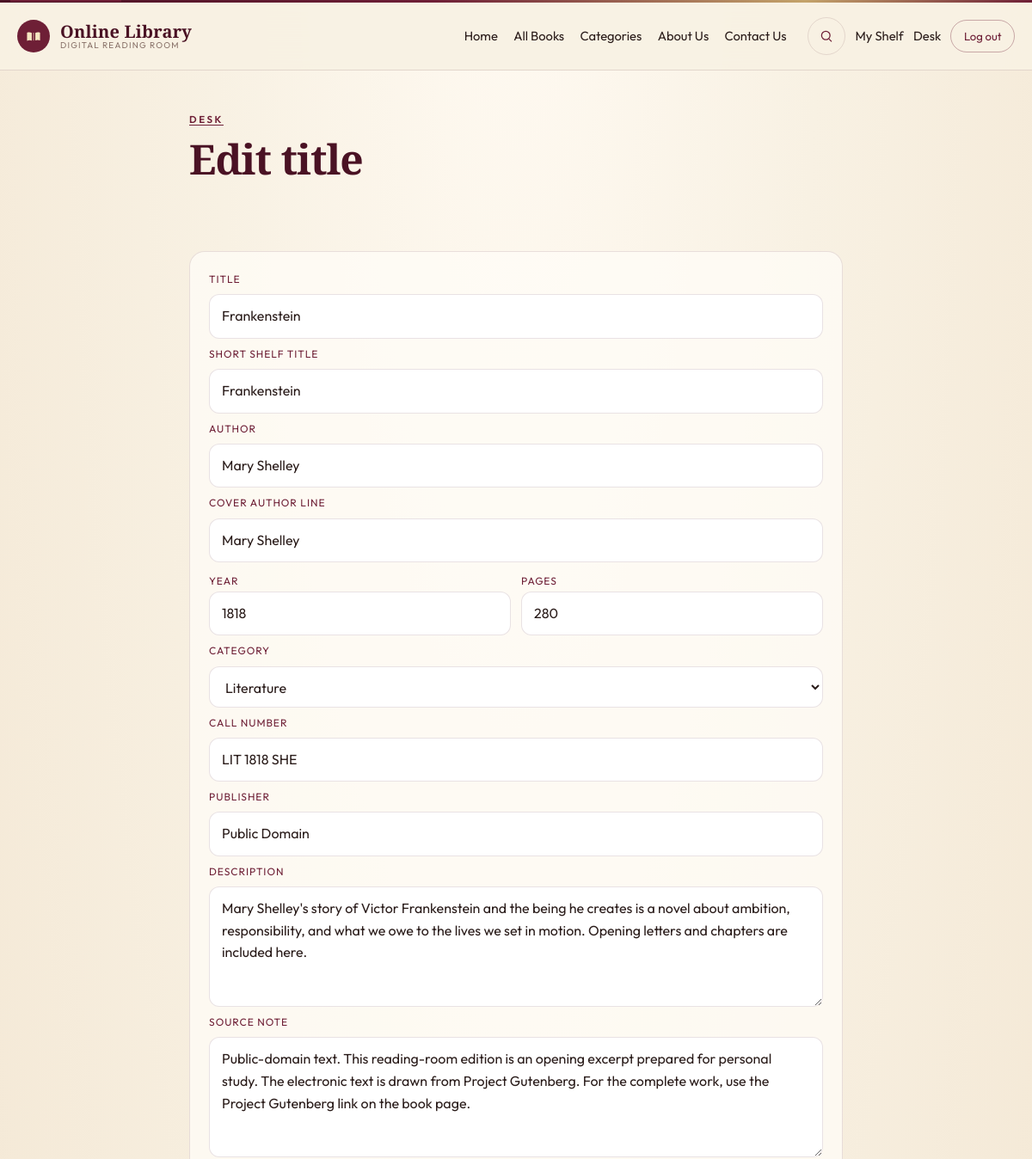
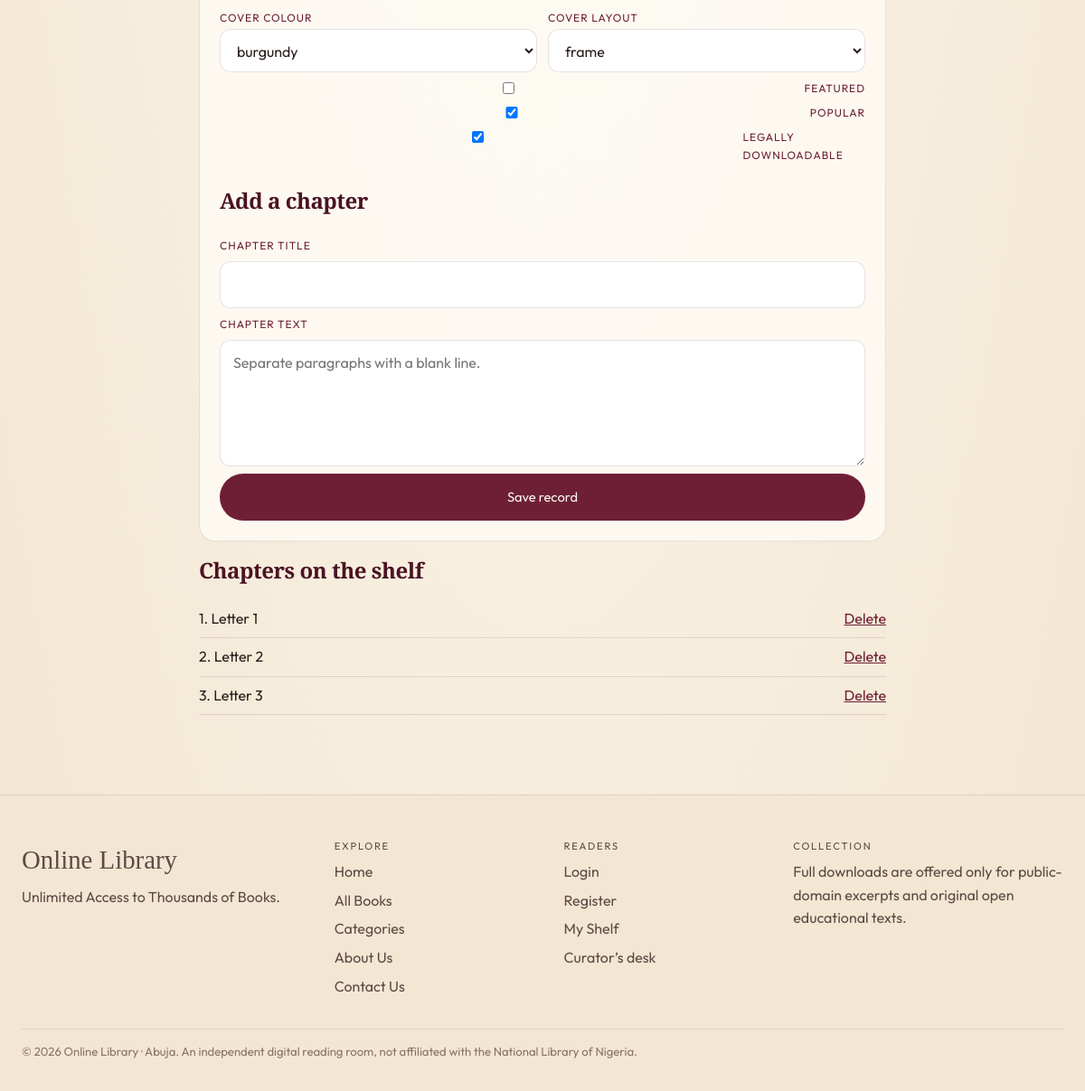
/admin/books/2/edit (signed in), run on the app's committed database (2 pictures, top to bottom).
### tables this page shows
CREATE TABLE books (
    id INTEGER PRIMARY KEY,
    title TEXT NOT NULL,
    short_title TEXT,
    author TEXT NOT NULL,
    year INTEGER,
    category TEXT NOT NULL,
    description TEXT NOT NULL,
    publisher TEXT,
    pages INTEGER,
    language TEXT DEFAULT 'English',
    call_number TEXT,
    featured INTEGER DEFAULT 0,
    popular INTEGER DEFAULT 0,
    downloadable INTEGER DEFAULT 0,
    cover_layout TEXT DEFAULT 'classic',
    cover_bg TEXT,
    cover_fg TEXT,
    cover_accent TEXT,
    cover_author TEXT,
    reads INTEGER DEFAULT 0,
    downloads INTEGER DEFAULT 0,
    text_format TEXT DEFAULT 'prose',
    source_note TEXT,
    gutenberg_id INTEGER,
    added_at TEXT NOT NULL
);

CREATE TABLE chapters (
    id INTEGER PRIMARY KEY,
    book_id INTEGER NOT NULL REFERENCES books(id) ON DELETE CASCADE,
    position INTEGER NOT NULL,
    title TEXT NOT NULL,
    content TEXT NOT NULL
);

### app.py (the view)
@app.route("/admin/books/<int:book_id>/edit", methods=["GET", "POST"])
@admin_required
def admin_edit_book(book_id):
    book = query_one("SELECT * FROM books WHERE id = ?", (book_id,))
    if not book:
        abort(404)
    if request.method == "POST":
        save_book_from_form(book_id)
        flash("Catalogue record updated.", "success")
        return redirect(url_for("admin_edit_book", book_id=book_id))
    return render_template("admin_book.html", book=book, chapters=chapters_for(book_id))

### app.py (called while the page is built, shortened)
def get_db():
    if "db" not in g:
        g.db = connect()
    return g.db

def query(sql, args=()):
    return get_db().execute(sql, args).fetchall()

def query_one(sql, args=()):
    return get_db().execute(sql, args).fetchone()

def current_user():
    uid = session.get("user_id")
    if not uid:
        return None
    return query_one("SELECT * FROM users WHERE id = ? AND active = 1", (uid,))

def admin_required(view):
    @wraps(view)
    def wrapped(*args, **kwargs):
        user = current_user()
        if not user or user["role"] != "admin":
            flash("The curator’s desk is restricted.", "error")
            return redirect(url_for("login", next=request.path))
        return view(*args, **kwargs)
    return wrapped

def csrf_token():
    if "csrf" not in session:
        session["csrf"] = secrets.token_hex(16)
    return session["csrf"]

@app.before_request
def csrf_protect():
    if request.method != "POST":
        return None

@app.context_processor
def inject_globals():
    return {
        "current_user": current_user(),
        "categories": CATEGORIES,
        "csrf": csrf_token(),
        "year": 2026,
        "palettes": PALETTES,
    }

def chapters_for(book_id):
    return query(
        "SELECT * FROM chapters WHERE book_id = ? ORDER BY position",
        (book_id,),
    )

### db.py (called while the page is built)
def connect():
    DATA.mkdir(parents=True, exist_ok=True)
    conn = sqlite3.connect(DB_PATH)
    conn.row_factory = sqlite3.Row
    conn.execute("PRAGMA foreign_keys = ON")
    return conn

### templates/admin_book.html (shortened to what this page needs)
{% extends "base.html" %}
{% block content %}
<section class="mast">
  <div class="container narrow">
    <p class="eyebrow"><a href="{{ url_for('admin') }}">Desk</a></p>
    <h1>{% if book %}Edit title{% else %}Add a title{% endif %}</h1>
  </div>
</section>
<section class="section">
  <div class="container narrow">
    <form class="form-card" method="post">
      <label for="title">Title</label>
      <input id="title" name="title" required value="{{ book.title if book else '' }}">
      <label for="short_title">Short shelf title</label>
      <input id="short_title" name="short_title" value="{{ book.short_title if book else '' }}">
      <label for="author">Author</label>
      <input id="author" name="author" required value="{{ book.author if book else '' }}">
      <label for="cover_author">Cover author line</label>
      <input id="cover_author" name="cover_author" value="{{ book.cover_author if book else '' }}">
      <div class="split-fields">
        <div>
          <label for="year">Year</label>
          <input id="year" name="year" type="number" value="{{ book.year if book else '' }}">
        </div>
        <div>
          <label for="pages">Pages</label>
          <input id="pages" name="pages" type="number" value="{{ book.pages if book else '' }}">
        </div>
      </div>
      <label for="category">Category</label>
      <select id="category" name="category" required>
        {% for item in categories %}
        <option {% if book and book.category == item.name %}selected{% endif %}>{{ item.name }}</option>
        {% endfor %}
      </select>
      <label for="call_number">Call number</label>
      <input id="call_number" name="call_number" value="{{ book.call_number if book else '' }}">
      <label for="publisher">Publisher</label>
      <input id="publisher" name="publisher" value="{{ book.publisher if book else 'Online Library Press' }}">
      <label for="description">Description</label>
      <textarea id="description" name="description" required>{{ book.description if book else '' }}</textarea>
      <label for="source_note">Source note</label>
      <textarea id="source_note" name="source_note">{{ book.source_note if book else '' }}</textarea>
      <div class="split-fields">
        <div>
          <label for="palette">Cover colour</label>
          <select id="palette" name="palette">
            {% for name in palettes %}
            <option>{{ name }}</option>
            {% endfor %}
          </select>
        </div>
        <div>
          <label for="cover_layout">Cover layout</label>
          <select id="cover_layout" name="cover_layout">
            {% for layout in ['classic', 'band', 'frame', 'split'] %}
            <option {% if book and book.cover_layout == layout %}selected{% endif %}>{{ layout }}</option>
            {% endfor %}
          </select>
        </div>
      </div>
      <label class="check"><input type="checkbox" name="featured" {% if book and book.featured %}checked{% endif %}> Featured</label>
      <label class="check"><input type="checkbox" name="popular" {% if book and book.popular %}checked{% endif %}> Popular</label>
      <label class="check"><input type="checkbox" name="downloadable" {% if not book or book.downloadable %}checked{% endif %}> Legally downloadable</label>
      <h2>Add a chapter</h2>
      <label for="chapter_title">Chapter title</label>
      <input id="chapter_title" name="chapter_title">
      <label for="chapter_content">Chapter text</label>
      <textarea id="chapter_content" name="chapter_content" placeholder="Separate paragraphs with a blank line."></textarea>
      <button class="btn btn-primary" type="submit">{% if book %}Save record{% else %}Add title{% endif %}</button>
    </form>
    {% if chapters %}
    <h2>Chapters on the shelf</h2>
    <ul class="chapter-admin">
      {% for chapter in chapters %}
      <li>
        <span>{{ chapter.position }}. {{ chapter.title }}</span>
        <form method="post" action="{{ url_for('admin_delete_chapter', chapter_id=chapter.id) }}" onsubmit="return confirm('Remove this chapter?')">
          <button type="submit">Delete</button>
        </form>
      </li>
      {% endfor %}
    </ul>
    {% endif %}
  </div>
</section>
{% endblock %}

### static/css/styles.css (style rules this page uses)
:root { --cream: #F8F1E3; --cream-deep: #F3E7D4; --paper: #FFFCF7; --beige: #E7D9C4; --burgundy: #6E1F36; --burgundy-deep: #4A1224; --burgundy-soft: #8C3A52; --ink: #2A1C1A; --ink-soft: #5E4A44; --muted: #8A736A; --gold: #A68456; --gold-bright: #C4A36A; --line: rgba(74, 18, 36, 0.12); --shadow: 0 18px 50px rgba(74, 18, 36, 0.08); --serif: "Cormorant Garamond", "Palatino Linotype", Palatino, Georgia, serif; --sans: "Outfit", "Segoe UI", sans-serif; --reading: "Source Serif 4", "Palatino Linotype", Georgia, serif; --header: 78px; }
* { box-sizing: border-box; }
html { scroll-behavior: smooth; }
body { margin: 0; background: radial-gradient(ellipse at 50% -10%, #fffaf2 0%, var(--cream) 42%, #f3e6d2 100%); color: var(--ink); font-family: var(--sans); font-weight: 400; line-height: 1.6; min-height: 100vh; }
a { color: var(--burgundy); text-decoration-thickness: 1px; text-underline-offset: 0.18em; }
button, input, select, textarea { font: inherit; color: inherit; }
h1, h2, h3, h4 { font-family: var(--serif); font-weight: 600; letter-spacing: -0.02em; line-height: 1.05; color: var(--burgundy-deep); }
p { margin: 0 0 0.8rem; }
.container { width: min(1180px, calc(100% - 48px)); margin-inline: auto; }
.narrow { width: min(760px, calc(100% - 48px)); }
.btn, .icon-btn, .search-go, .search-bar button { display: inline-flex; align-items: center; justify-content: center; gap: 8px; border-radius: 999px; text-decoration: none; cursor: pointer; border: 1px solid transparent; }
.btn { padding: 0.82rem 1.3rem; font-size: 0.92rem; }
.btn-primary { background: var(--burgundy); color: #FBF6EE; }
.eyebrow { font-size: 0.72rem; letter-spacing: 0.22em; text-transform: uppercase; color: var(--gold); font-weight: 600; margin-bottom: 0.7rem; }
.search-bar input, .overlay-search input, .filter-bar input, .stack-form input, .stack-form select, .form-card input, .form-card select, .form-card textarea { width: 100%; border: 0; background: transparent; padding: 12px 8px; outline: none; }
.section { padding: 72px 0; }
.section-head h2, .mast h1, .detail h1 { font-size: clamp(2.3rem, 4vw, 3.6rem); margin: 0; }
.mast { padding: 48px 0 10px; }
.filter-bar input, .filter-bar select, .form-card input, .form-card select, .form-card textarea, .stack-form input, .stack-form select { background: white; border: 1px solid var(--line); border-radius: 12px; padding: 12px 14px; }
.aside-card, .form-card, .demo-card, .message { background: rgba(255,252,247,0.75); border: 1px solid var(--line); border-radius: 18px; padding: 22px; }
.form-card, .stack-form { display: flex; flex-direction: column; gap: 8px; }
.form-card label, .stack-form label { font-size: 0.75rem; letter-spacing: 0.08em; text-transform: uppercase; color: var(--burgundy); }
.form-card textarea, .stack-form textarea { min-height: 140px; resize: vertical; }
.split-fields { display: grid; grid-template-columns: 1fr 1fr; gap: 12px; }
.check { text-transform: none; letter-spacing: 0; font-size: 0.92rem; color: var(--ink); display: flex; gap: 8px; align-items: flex-start; }
.row-actions, .chapter-admin li { display: flex; gap: 10px; align-items: center; }
.row-actions form, .chapter-admin form { margin: 0; }
.row-actions button, .chapter-admin button, .table-wrap button { background: none; border: 0; color: var(--burgundy); cursor: pointer; padding: 0; text-decoration: underline; }
.chapter-admin { list-style: none; padding: 0; }
.chapter-admin li { justify-content: space-between; border-bottom: 1px solid var(--line); padding: 8px 0; }

### data on the page
books: title "Frankenstein", short_title "Frankenstein", author "Mary Shelley", cover_author "Mary Shelley", year "1818", pages "280", category "Literature", call_number "LIT 1818 SHE", publisher "Public Domain", description "Mary Shelley's story of Victor Frankenstein and the being he creates is a novel about ambition, responsibility, and what we owe to the lives we set in motion. Opening letters and chapters are included here.", source_note "Public-domain text. This reading-room edition is an opening excerpt prepared for personal study. The electronic text is drawn from Project Gutenberg. For the complete work, use the Project Gutenberg link on the book page.", cover_layout "frame", popular "☑", downloadable "☑"
chapters: position "1", title "Letter 1"
chapters: position "2", title "Letter 2"
chapters: position "3", title "Letter 3"

### other printed values
{{ year }} "2026"
form field palette "burgundy"
